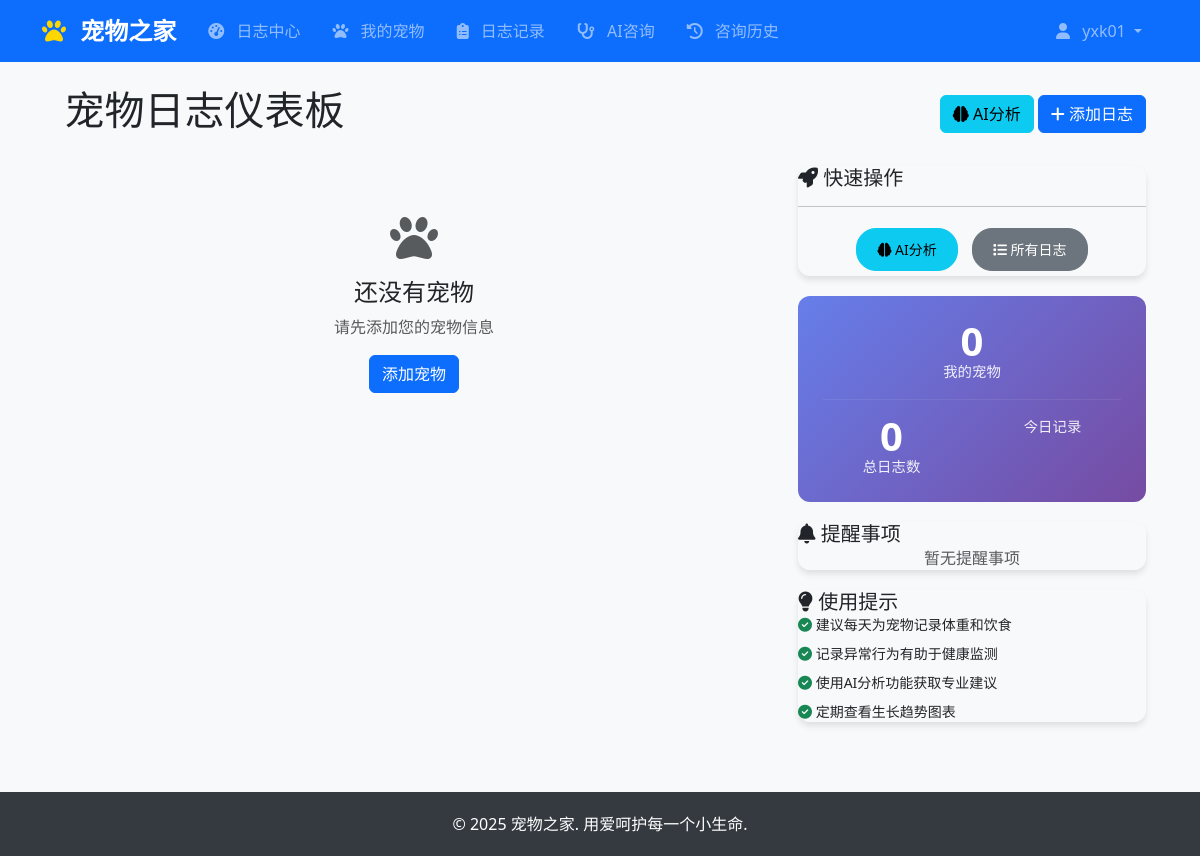
/logs/dashboard/ (signed in), run on an earlier commit of the app's database.
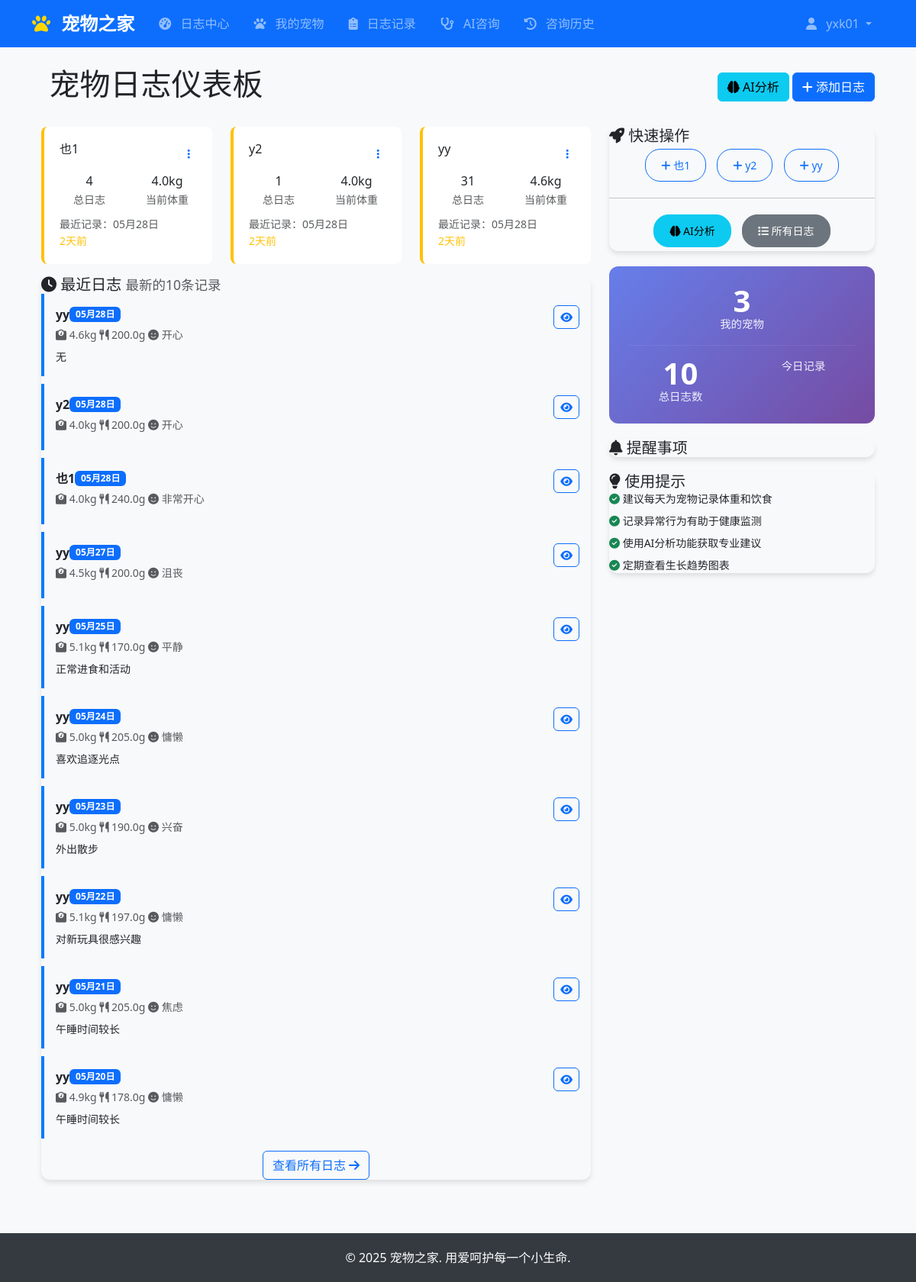
And on a later commit of the database.
### logs/models.py (models this page shows, shortened)
class PetLog(TimeStampedModel, SoftDeleteModel):
    objects = PetLogManager()
    pet = models.ForeignKey(
        Pet,
        on_delete=models.CASCADE,
        verbose_name="宠物",
        related_name="logs"
    )
    date = models.DateField(
        verbose_name="记录日期",
        help_text="记录的日期，每个宠物每天只能有一条记录"
    )
    weight = models.FloatField(
        null=True,
        blank=True,
        verbose_name="体重（公斤）",
        validators=[MinValueValidator(0.1), MaxValueValidator(500.0)],
        help_text="宠物当日体重，单位：公斤"
    )
    length = models.FloatField(
        null=True,
        blank=True,
        verbose_name="身长（厘米）",
        validators=[MinValueValidator(1.0), MaxValueValidator(500.0)],
        help_text="从鼻尖到尾尖的长度，单位：厘米"
    )
    age_at_record = models.IntegerField(
        null=True,
        blank=True,
        verbose_name="记录时年龄（天）",
        validators=[MinValueValidator(0)],
        help_text="记录时宠物的实际年龄，单位：天"
    )
    temperature = models.FloatField(
        null=True,
        blank=True,
        verbose_name="体温（摄氏度）",
        validators=[MinValueValidator(30.0), MaxValueValidator(45.0)],
        help_text="体温，正常范围因宠物类型而异"
    )
    food_intake = models.FloatField(
        null=True,
        blank=True,
        verbose_name="食物摄入量（克）",
        validators=[MinValueValidator(0.0)],
        help_text="当日总食物摄入量，包括主粮和零食"
    )
    water_intake = models.FloatField(
        null=True,
        blank=True,
        verbose_name="饮水量（毫升）",
        validators=[MinValueValidator(0.0)],
        help_text="当日总饮水量"
    )
    appetite = models.CharField(
        max_length=20,
        choices=LogChoices.APPETITE_CHOICES,
        blank=True,
        verbose_name="食欲状况"
    )
    mood = models.CharField(
        max_length=20,
        choices=LogChoices.MOOD_CHOICES,
        blank=True,
        verbose_name="心情状态"
    )
    activity_level = models.CharField(
        max_length=20,
        choices=LogChoices.ACTIVITY_LEVEL_CHOICES,
        blank=True,
        verbose_name="活跃程度"
    )
    daily_events = models.TextField(
        blank=True,
        verbose_name="当日事件",
        help_text="记录当日发生的特殊事件、行为变化、就医情况等"
    )
    notes = models.TextField(
        blank=True,
        verbose_name="备注",
        help_text="其他需要记录的信息"
    )
    photos = models.JSONField(
        default=list,
        blank=True,
        verbose_name="照片列表",
        help_text="当日拍摄的照片文件路径列表"
    )
    class Meta:
        verbose_name = "宠物日志"
        verbose_name_plural = "宠物日志"
        ordering = ['-date', '-created_at']
        unique_together = [['pet', 'date']]
        indexes = [
            models.Index(fields=['pet', '-date']),
            models.Index(fields=['date']),
            models.Index(fields=['pet', 'weight']),
        ]

### pets/models.py (models this page shows, shortened)
class Pet(TimeStampedModel, SoftDeleteModel):
    owner = models.ForeignKey(
        settings.AUTH_USER_MODEL,
        on_delete=models.CASCADE,
        verbose_name="主人",
        related_name="pets"
    )
    name = models.CharField(
        max_length=50,
        verbose_name="宠物姓名"
    )
    pet_type = models.CharField(
        max_length=20,
        choices=PetChoices.PET_TYPES,
        verbose_name="宠物类型"
    )
    breed = models.ForeignKey(
        Breed,
        on_delete=models.SET_NULL,
        null=True,
        blank=True,
        verbose_name="品种",
        help_text="如果没有对应品种，可以留空"
    )
    custom_breed = models.CharField(
        max_length=100,
        blank=True,
        verbose_name="自定义品种",
        help_text="当品种列表中没有对应品种时填写"
    )
    birth_date = models.DateField(
        null=True,
        blank=True,
        verbose_name="出生日期"
    )
    gender = models.CharField(
        max_length=10,
        choices=PetChoices.GENDER_CHOICES,
        default='unknown',
        verbose_name="性别"
    )
    is_neutered = models.CharField(
        max_length=10,
        choices=PetChoices.NEUTERED_CHOICES,
        default='unknown',
        verbose_name="绝育状态"
    )
    weight = models.FloatField(
        null=True,
        blank=True,
        verbose_name="体重（公斤）",
        validators=[MinValueValidator(0.1)],
        help_text="当前体重，单位为公斤"
    )
    microchip_number = models.CharField(
        max_length=50,
        blank=True,
        verbose_name="芯片号码",
        help_text="宠物植入的微芯片编号"
    )
    photo = models.ImageField(
        upload_to='pets/photos/',
        blank=True,
        verbose_name="宠物照片"
    )
    medical_notes = models.TextField(
        blank=True,
        verbose_name="医疗备注",
        help_text="特殊疾病、过敏史、用药记录等重要医疗信息"
    )
    personality_notes = models.TextField(
        blank=True,
        verbose_name="性格备注",
        help_text="宠物的性格特征、习惯、喜好等"
    )
    is_active = models.BooleanField(
        default=True,
        verbose_name="是否活跃",
        help_text="宠物是否还在主人身边（未走失、未去世等）"
    )
    class Meta:
        verbose_name = "宠物档案"
        verbose_name_plural = "宠物档案"
        ordering = ['-created_at']
        indexes = [
            models.Index(fields=['owner', '-created_at']),
            models.Index(fields=['pet_type']),
            models.Index(fields=['is_active']),
        ]

### logs/views.py (the view)
# urls.py: path('dashboard/', views.dashboard_view, name='dashboard'),
@login_required
def dashboard_view(request):
    user_pets = Pet.objects.filter(owner=request.user)
    recent_logs = PetLog.objects.filter(
        pet__owner=request.user
    ).select_related('pet').order_by('-date')[:10]
    stats = {}
    for pet in user_pets:
        pet_logs = PetLog.objects.filter(pet=pet)
        stats[pet.id] = {
            'name': pet.name,
            'total_logs': pet_logs.count(),
            'latest_log': pet_logs.order_by('-date').first(),
            'avg_weight': pet_logs.exclude(weight__isnull=True).aggregate(Avg('weight'))['weight__avg'],
            'days_since_last_log': None,
        }
        if stats[pet.id]['latest_log']:
            days_diff = (timezone.now().date() - stats[pet.id]['latest_log'].date).days
            stats[pet.id]['days_since_last_log'] = days_diff
    context = {
        'user_pets': user_pets,
        'recent_logs': recent_logs,
        'stats': stats,
    }
    return render(request, 'logs/dashboard.html', context)

### logs/templates/logs/dashboard.html (shortened to what the changed rows need)
{% extends 'base.html' %}
{% load static %}
{% block content %}
<div class="container-fluid">
    <div class="row">
        <div class="col-12">
            <div class="d-flex justify-content-between align-items-center mb-4">
                <h1> 宠物日志仪表板</h1>
            </div>
        </div>
    </div>
    <div class="row">
        <div class="col-lg-8">
            <div class="row">
                {% for pet_id, pet_stat in stats.items %}
                <div class="col-md-6 col-lg-4">
                    <div class="pet-stat-card
                        {% if pet_stat.days_since_last_log == 0 %}has-recent
                        {% elif pet_stat.days_since_last_log and pet_stat.days_since_last_log <= 3 %}needs-attention
                        {% elif pet_stat.days_since_last_log and pet_stat.days_since_last_log > 7 %}overdue
                        {% endif %}">
                        <div class="d-flex justify-content-between align-items-start mb-2">
                            <h6 class="mb-0">{{ pet_stat.name }}</h6>
                            <div class="dropdown">
                                <button class="btn btn-link btn-sm" data-toggle="dropdown">
                                    <i class="fas fa-ellipsis-v"></i>
                                </button>
                            </div>
                        </div>
                          <div class="row text-center">
                            <div class="col-6">
                                <div class="font-weight-bold">{{ pet_stat.total_logs }}</div>
                                <small class="text-muted">总日志</small>
                            </div>
                            <div class="col-6">
                                <div class="font-weight-bold">
                                    {% if pet_stat.latest_log and pet_stat.latest_log.weight %}
                                        {{ pet_stat.latest_log.weight|floatformat:1 }}kg
                                    {% else %}
                                        --
                                    {% endif %}
                                </div>
                                <small class="text-muted">当前体重</small>
                            </div>
                        </div>
                        {% if pet_stat.latest_log %}
                        <div class="mt-2">
                            <small class="text-muted">最近记录：{{ pet_stat.latest_log.date|date:"m月d日" }}</small>
                            {% if pet_stat.days_since_last_log %}
                            <div class="small
                                {% if pet_stat.days_since_last_log <= 1 %}text-success
                                {% elif pet_stat.days_since_last_log <= 3 %}text-warning
                                {% else %}text-danger
                                {% endif %}">
                                {{ pet_stat.days_since_last_log }}天前
                            </div>
                            {% endif %}
                        </div>
                        {% else %}
                        <div class="mt-2">
                            <small class="text-danger">还没有日志记录</small>
                        </div>
                        {% endif %}
                    </div>
                </div>                {% empty %}
                <div class="col-12">
                    <div class="text-center py-5">
                        <i class="fas fa-paw fa-3x text-muted mb-3"></i>
                        <h4>还没有宠物</h4>
                        <p class="text-muted">请先添加您的宠物信息</p>
                        <a href="{% url 'pets:pet_add' %}" class="btn btn-primary">添加宠物</a>
                    </div>
                </div>
                {% endfor %}
            </div>
            {% if recent_logs %}
            <div class="dashboard-card">
                <div class="card-header">
                    <h5 class="mb-0">
                        <i class="fas fa-clock"></i> 最近日志
                        <small class="text-muted ml-2">最新的10条记录</small>
                    </h5>
                </div>
                <div class="card-body">
                    {% for log in recent_logs %}
                    <div class="recent-log-item">
                        <div class="d-flex justify-content-between align-items-start">
                            <div class="flex-grow-1">
                <div class="d-flex align-items-center mb-1">
                    <strong class="mr-2">{{ log.pet.name }}</strong>
                    <span class="badge bg-primary">{{ log.date|date:"m月d日" }}</span>
                </div>
                                <div class="small text-muted mb-2">
                                    {% if log.weight %}
                                        <span class="mr-3"><i class="fas fa-weight"></i> {{ log.weight }}kg</span>
                                    {% endif %}
                                    {% if log.food_intake %}
                                        <span class="mr-3"><i class="fas fa-utensils"></i> {{ log.food_intake }}g</span>
                                    {% endif %}
                                    {% if log.mood %}
                                        <span class="mr-3"><i class="fas fa-smile"></i> {{ log.get_mood_display }}</span>
                                    {% endif %}
                                </div>
                                {% if log.daily_events %}
                                <div class="small">{{ log.daily_events|truncatechars:60 }}</div>
                                {% endif %}
                            </div>
                            <a href="{% url 'logs:log_detail' log.pk %}" class="btn btn-outline-primary btn-sm">
                                <i class="fas fa-eye"></i>
                            </a>
                        </div>
                    </div>
                    {% endfor %}
                    <div class="text-center mt-3">
                        <a href="{% url 'logs:log_list' %}" class="btn btn-outline-primary">
                            查看所有日志 <i class="fas fa-arrow-right"></i>
                        </a>
                    </div>
                </div>
            </div>
            {% endif %}
        </div>
        <div class="col-lg-4">
            <div class="dashboard-card">
                <div class="card-body text-center">
                    {% for pet in user_pets %}
                    <a href="{% url 'logs:log_create_for_pet' pet.id %}"
                       class="quick-action-btn btn btn-outline-primary btn-sm">
                        <i class="fas fa-plus"></i> {{ pet.name }}
                    </a>
                    {% endfor %}
                    <hr>
                    <a href="{% url 'logs:ai_analysis' %}" class="quick-action-btn btn btn-info btn-sm">
                        <i class="fas fa-brain"></i> AI分析
                    </a>
                    <a href="{% url 'logs:log_list' %}" class="quick-action-btn btn btn-secondary btn-sm">
                        <i class="fas fa-list"></i> 所有日志
                    </a>
                </div>
            </div>
            <div class="pet-summary-card">
                <div class="text-center">
                    <div class="stat-number">{{ user_pets|length }}</div>
                    <div class="stat-label">我的宠物</div>
                </div>
                <div class="row text-center">
                    <div class="col-6">
                        <div class="stat-number small">{{ recent_logs|length }}</div>
                        <div class="stat-label">总日志数</div>
                    </div>
                            {% now "j" as today %}
                </div>
            </div>
            <div class="dashboard-card">
                <div class="card-body">
                    {% for pet_id, pet_stat in stats.items %}
                        {% if pet_stat.days_since_last_log and pet_stat.days_since_last_log > 3 %}
                        <div class="alert alert-warning alert-sm">
                            <strong>{{ pet_stat.name }}</strong> 已经 {{ pet_stat.days_since_last_log }} 天没有记录了
                            <a href="{% url 'logs:log_create_for_pet' pet_id %}" class="btn btn-sm btn-warning float-right">
                                添加记录
                            </a>
                        </div>
                        {% endif %}
                    {% empty %}
                    <p class="text-muted text-center">暂无提醒事项</p>
                    {% endfor %}
                </div>
            </div>
        </div>
    </div>
</div>
{% endblock %}

What changed in the data, as far as the page shows it:
added PetLog: name "也1", total_logs "4", latest_log.weight "4.0", latest_log "05月28日", days_since_last_log "2", pet.name "也1", date "05月28日", weight "4.0", food_intake "240.0", mood "非常开心"
added PetLog: name "y2", total_logs "1", latest_log.weight "4.0", latest_log "05月28日", days_since_last_log "2", pet.name "y2", date "05月28日", weight "4.0", food_intake "200.0", mood "开心"
added PetLog: name "yy", total_logs "31", latest_log.weight "4.6", latest_log "05月28日", days_since_last_log "2", pet.name "yy", date "05月28日", weight "4.6", food_intake "200.0", mood "开心", daily_events "无"
added PetLog: pet.name "yy", date "05月27日", weight "4.5", food_intake "200.0", mood "沮丧", shown under "最近日志 最新的10条记录"
added PetLog: pet.name "yy", date "05月25日", weight "5.1", food_intake "170.0", mood "平静", daily_events "正常进食和活动", shown under "最近日志 最新的10条记录"
added PetLog: pet.name "yy", date "05月24日", weight "5.0", food_intake "205.0", mood "慵懒", daily_events "喜欢追逐光点", shown under "最近日志 最新的10条记录"
added PetLog: pet.name "yy", date "05月23日", weight "5.0", food_intake "190.0", mood "兴奋", daily_events "外出散步", shown under "最近日志 最新的10条记录"
added PetLog: pet.name "yy", date "05月22日", weight "5.1", food_intake "197.0", mood "慵懒", daily_events "对新玩具很感兴趣", shown under "最近日志 最新的10条记录"
added PetLog: pet.name "yy", date "05月21日", weight "5.0", food_intake "205.0", mood "焦虑", daily_events "午睡时间较长", shown under "最近日志 最新的10条记录"
added PetLog: pet.name "yy", date "05月20日", weight "4.9", food_intake "178.0", mood "慵懒", daily_events "午睡时间较长", shown under "最近日志 最新的10条记录"
added Pet: name "也1"
added Pet: name "y2"
added Pet: name "yy"
Also different on the page:
{{ user_pets|length }}: "0" → "3"
{{ recent_logs|length }}: "0" → "10"
text no longer shown: "还没有宠物 请先添加您的宠物信息 添加宠物 暂无提醒事项"
text now shown: "最近日志 最新的10条记录 查看所有日志"
